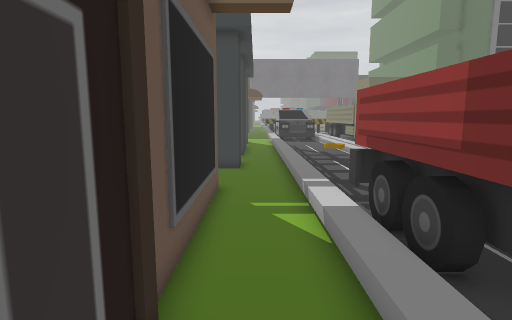
[1] (above)

18 first-person views from a walk through a Unity game level. The camera is 1.4 m above the floor, tilts 8° down and sees 80° across. The floor is counted in squares, 0.5 m on a side. Each view is taken from the middle of a square. On the plan, view 1 faces up. The plan holds only what a view shows up to about 20 squares ahead; the rest is blank. The place goes on beyond the plan. The player character is not drawn. Some surface patterns are stand-ins.

[2]
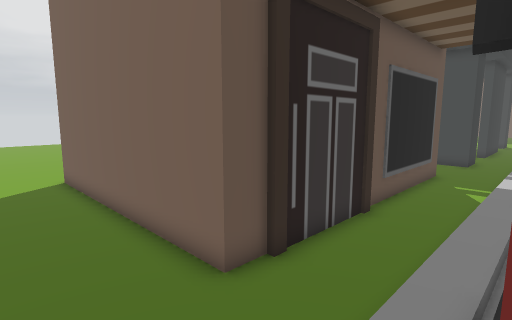

[3]
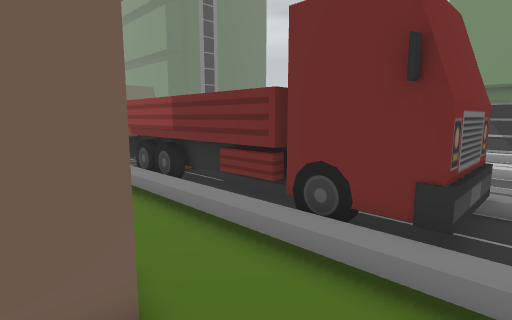

[4]
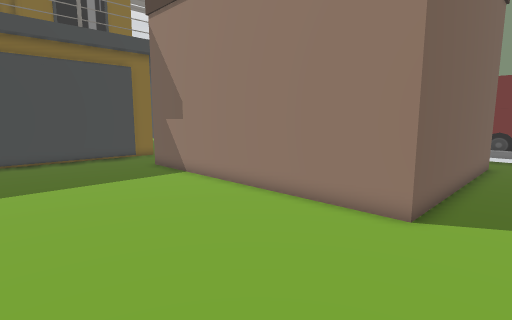

[5]
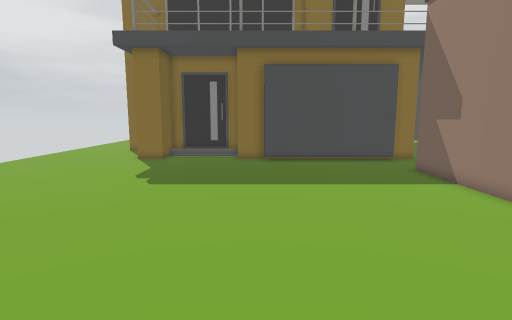

[6]
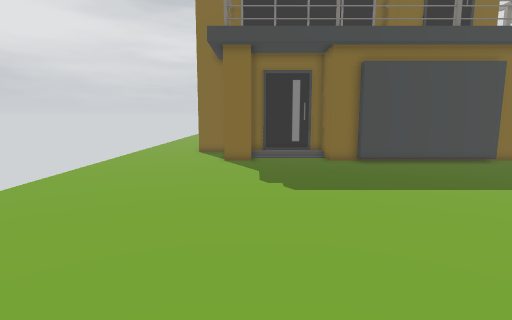

[7]
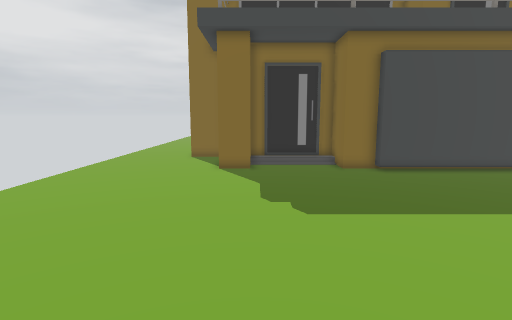

[8]
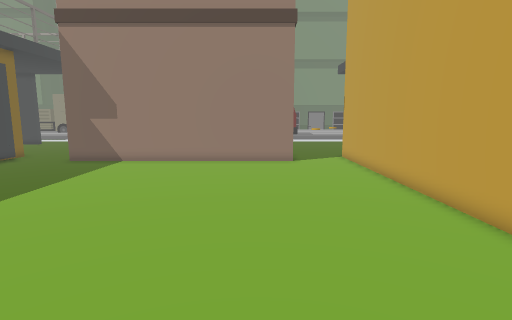

[9]
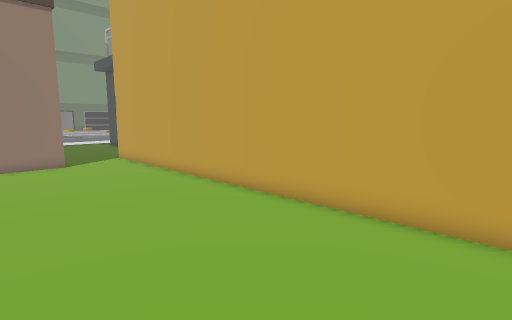

[10]
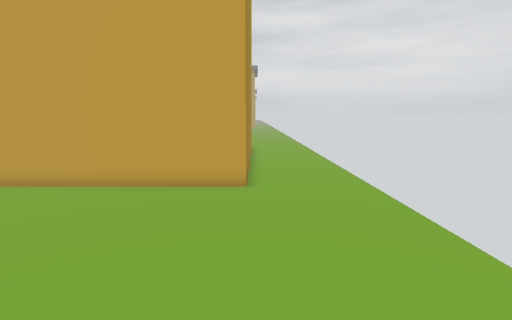

[11]
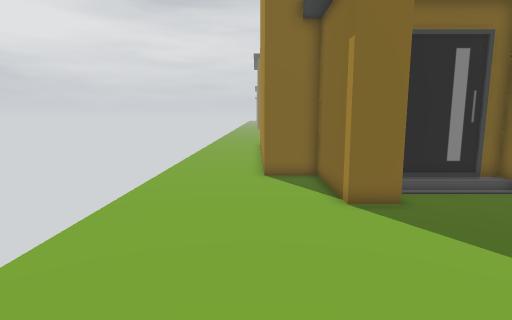

[12]
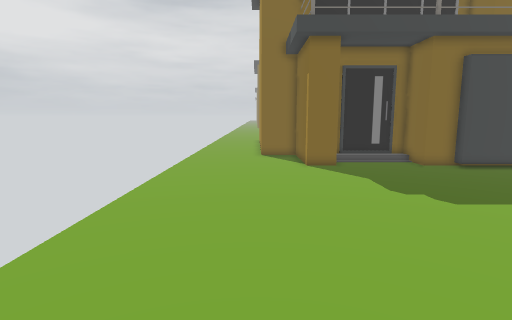

[13]
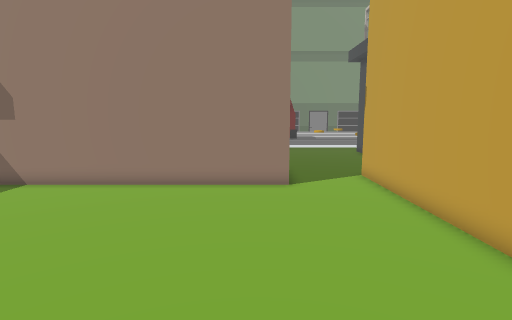

[14]
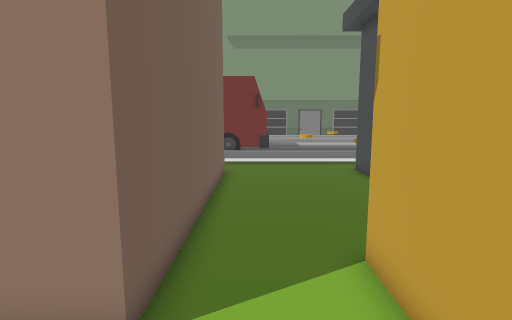

[15]
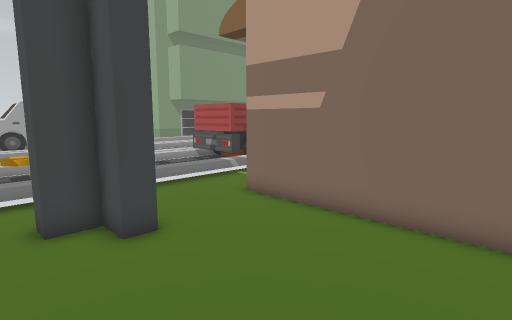

[16]
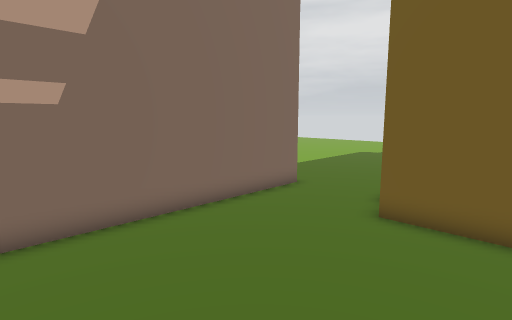

[17]
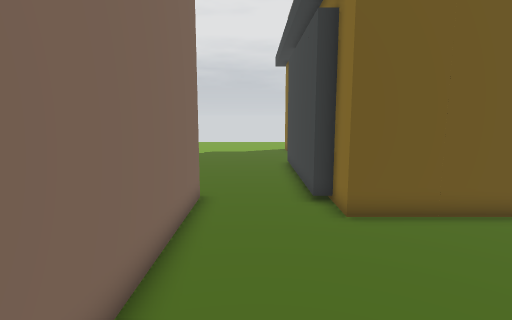

[18]
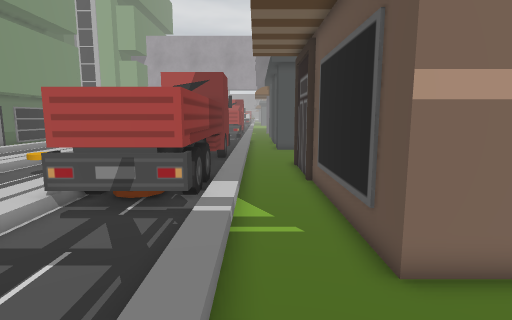

### Floor plan
Key: @ floor where view 1 was taken; # wall or solid block; . main floor; : floor 0.25 m higher than the main floor; C coin; T truck; O other object.
Columns run from 37 left of view 1 to 7 right of it. Each row starts with its distance up from view 1.
 20 .......#                  #...  .... ..
 19 .......########           #........##..:::::
 18 .......# #....#           #........##..:::C:
 17 .......###....###       ###.......###..::::
 16 ................#########..............::::
 15 .......................................::::
 14 .......................................:::
 13 .......................................::::
 12 .......................#############...:::::
 11 ....................... #          #...::::::
 10 ....................... #          ##..::::::
  9 ....................... #          ##..:TTTTT
  8 ....................... #          ##..:TOO
  7 ....................... #          ##..:TO
  6 ....................... #          ##..:TTO
  5 ....................... #          ##..:TT
  4 ....................... #          #...:TT
  3 ....................... #          ##..:TT
  2 ....................... #           #..:TT
  1 ....................... #           #..:TT
  0 ....................... #           #@.:TT
 -1 ....................... #          ##..:TTTT
 -2 .......................#############...:T
 -3 .......................................:T
 -4 .......................................:TTTTT
 -5 .......................................:TTTT:
 -6 ....#######################............::

Positions as (right, up) in squares from view 1, and headings:
1: (0, 0), facing up
2: (3, -6), facing up-left
3: (-3, -6), facing up-right
4: (-22, -5), facing up-right
5: (-22, -4), facing up
6: (-28, -3), facing up
7: (-28, 0), facing up
8: (-33, 0), facing right
9: (-33, 2), facing down-right
10: (-33, 6), facing down
11: (-33, 7), facing up
12: (-33, -1), facing up
13: (-26, -1), facing right
14: (-17, -4), facing right
15: (-10, 20), facing down-right
16: (-3, 20), facing down-left
17: (-3, 14), facing left
18: (1, 17), facing down
